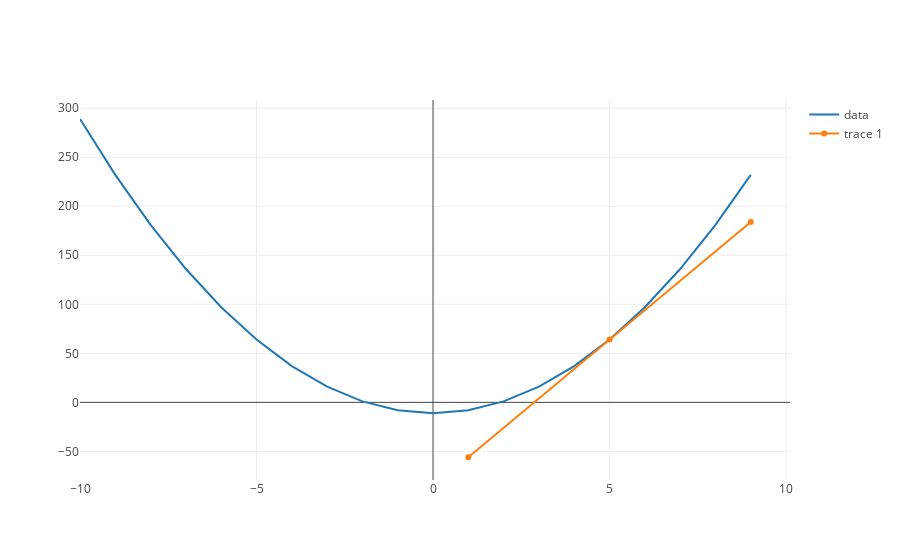

Source (notebook cell):
### Code cell
from graph import plot
from plotly.offline import iplot, init_notebook_mode

from calculus import derivative_trace, function_values_trace

init_notebook_mode(connected=True)


tangent_at_five_trace = tangent_line(three_x_squared_minus_eleven, 5, line_length = 4)
three_x_squared_minus_eleven_trace = function_values_trace(three_x_squared_minus_eleven, list(range(-10, 10)))
plot([three_x_squared_minus_eleven_trace, tangent_at_five_trace])

### Figure 1 — Plotly figure (JSON) as saved in the notebook; plotly's stock layout.template omitted (floating-point values rounded to 4 significant figures)
{"data": [{"mode": "lines", "name": "data", "text": [], "type": "scatter", "uid": "b78ec90e-71ad-11e9-8c36-c70b857e84b7", "x": [-10, -9, -8, -7, -6, -5, -4, -3, -2, -1, 0, 1, 2, 3, 4, 5, 6, 7, 8, 9], "y": [289, 232, 181, 136, 97, 64, 37, 16, 1, -8, -11, -8, 1, 16, 37, 64, 97, 136, 181, 232]}, {"type": "scatter", "uid": "b78ecb16-71ad-11e9-8c36-c70b857e84b7", "x": [1, 5, 9], "y": [-56, 64, 184]}], "layout": {}}
